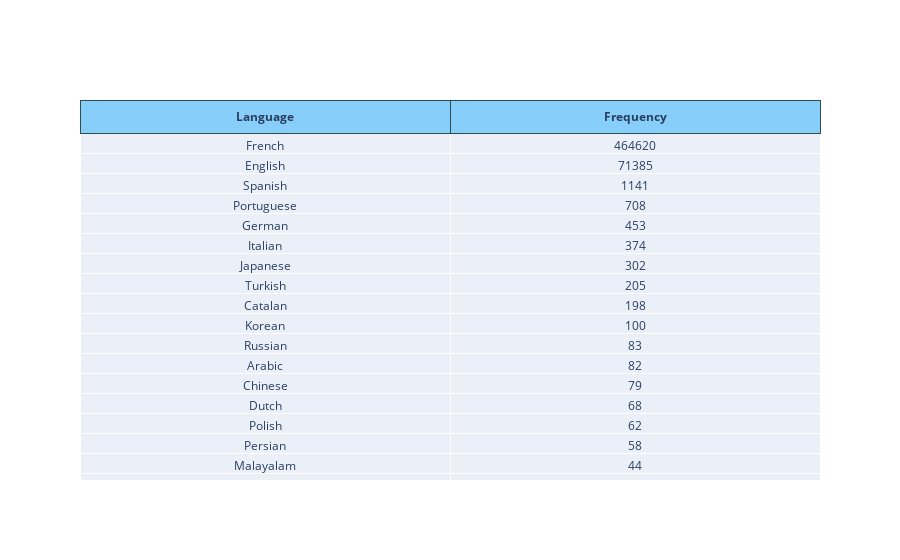

The notebook cell saved with this chart:
### Code cell
def plotLangFreqTable(lang_freq_rdd):
    return  go.Figure(data=[go.Table(header=dict(values=['<b>Language</b>', '<b>Frequency</b>'],
                            line_color='darkslategray', fill_color='lightskyblue'),
                     cells=dict(values=[lang_freq_rdd.keys().collect(), lang_freq_rdd.values().collect()]))])

plotLangFreqTable(france_lang_freq).show()

### Figure 1 — Plotly figure (JSON) as saved in the notebook; plotly's stock layout.template omitted (floating-point values rounded to 4 significant figures)
{"data": [{"cells": {"values": [["French", "English", "Spanish", "Portuguese", "German", "Italian", "Japanese", "Turkish", "Catalan", "Korean", "Russian", "Arabic", "Chinese", "Dutch", "Polish", "Persian", "Malayalam", "Uzbek", "Swedish", "Indonesian", "Czech", "Modern Greek (1453-)", "Serbian", "Ukrainian", "Finnish", "Luxembourgish", "Thai", "Latin", "Waray (Philippines)", "Tamil", "Serbo-Croatian"], [464620, 71385, 1141, 708, 453, 374, 302, 205, 198, 100, 83, 82, 79, 68, 62, 58, 44, 39, 39, 30, 26, 24, 20, 16, 13, 10, 8, 7, 7, 6, 6]]}, "header": {"fill": {"color": "lightskyblue"}, "line": {"color": "darkslategray"}, "values": ["<b>Language</b>", "<b>Frequency</b>"]}, "type": "table"}], "layout": {}}
